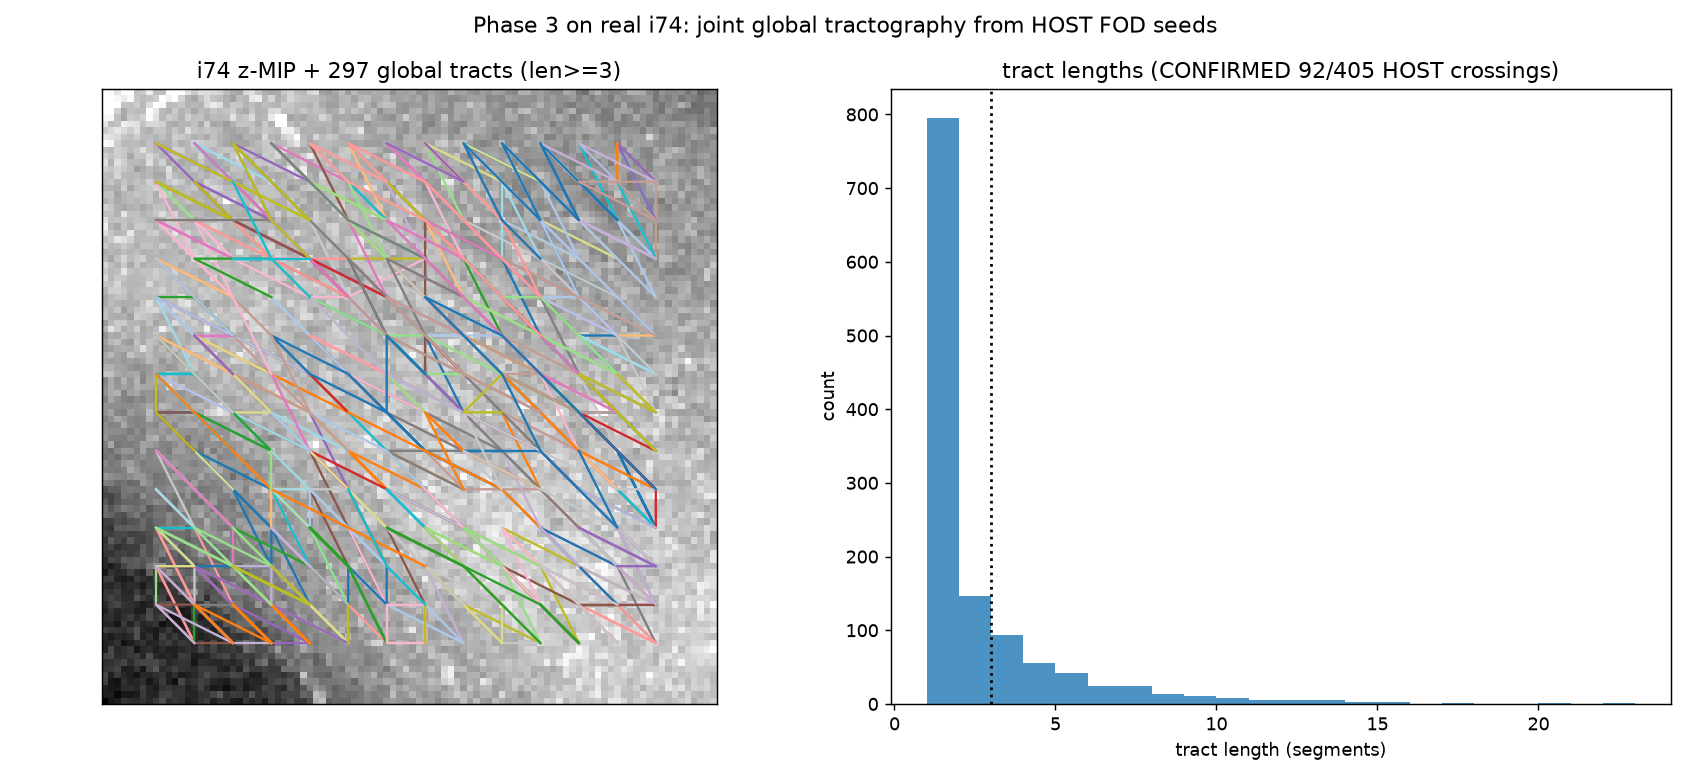

The script that saved this image:
"""
phase3_i74.py -- scale the Phase-2.5 joint global model from 2D phantoms to REAL 3D
i74 tissue.

The 2D model (phase3_global.py) is dimension-agnostic in its two workhorses --
candidate_links (vector dots) and greedy_forest (a graph) -- so this file only adds
(i) a 3D MULTI-ORIENTATION seeder that reuses HOST FODs (one segment per HOST peak,
the design-doc's L1 observation) and (ii) an i74-appropriate readout.

The honest i74 question (no ground truth here, per the host-gate work): at each voxel
the PER-VOXEL HOST pipeline calls a 2-way CROSSING, does the GLOBAL model link BOTH
peaks into extended tracts (-> a real crossing, both fibres continue) or leave one
peak unlinked/short (-> DEMOTED: a spurious lobe with no collinear continuation)?
This is the Phase-2 question, now answered by the joint model that PASSED phantom
validation (kissing=0 at every angle) -- not the local certifier that failed it.

Caveat carried forward: dense tissue is where Phase-2's reach saturated. The global
model is stricter (it needs a DIRECTION-COLLINEAR continuation, not just any in-cone
fibre), so it should over-connect less -- but with no i74 ground truth we report what
it does, we do not claim an accuracy.

Run:  .venv/Scripts/python -u phase3_i74.py [--crop N] [--stride S]
"""

import argparse
import numpy as np
import matplotlib
matplotlib.use("Agg")
import matplotlib.pyplot as plt

from reconstruction import load_volume, VOXEL_SIZE_UM
from host_fod import analyse, classify
import phase3_global as P                # reuse candidate_links, greedy_forest, tracts_from

HALF = 8                 # HOST patch half-width (17^3), matches phase 1/2
ANISO_MIN = 0.9          # skip near-isotropic/noise patches (host_fod 'aniso')
FG_FRAC = 0.25           # skip air/background (patch-mean below this * global max)


def seed_segments(vol, stride, max_peaks=2):
    """3D multi-orientation seeding via HOST. At each strided, foreground, anisotropic
    voxel, place ONE segment per HOST peak (up to max_peaks). Returns pos [M,3] as
    (x,y,z)=(axis2,axis1,axis0) -- the same frame HOST dirs live in -- unit dirs
    [M,3], weights, and `is_cross` (did HOST classify that seed a 2-way crossing?)."""
    from reconstruction import iter_progress
    Z, Y, X = vol.shape
    thr = FG_FRAC * vol.max()
    pos, dirs, w, is_cross, seed_id = [], [], [], [], []
    seeds = [(z, y, x)
             for z in range(HALF, Z - HALF, stride)
             for y in range(HALF, Y - HALF, stride)
             for x in range(HALF, X - HALF, stride)]
    for sid, (z, y, x) in enumerate(iter_progress(seeds, desc="HOST seeding", enable=True)):
        patch = vol[z - HALF:z + HALF + 1, y - HALF:y + HALF + 1, x - HALF:x + HALF + 1]
        if patch.mean() < thr:
            continue
        m = analyse(patch)
        if m is None or m["aniso"] < ANISO_MIN or m["dirs"] is None:
            continue
        cross = (classify(m) == "crossing")
        for d in m["dirs"][:max_peaks]:
            pos.append([float(x), float(y), float(z)])     # (x,y,z) = (axis2,axis1,axis0)
            dirs.append(np.asarray(d, float))
            w.append(float(m["aniso"])); is_cross.append(cross); seed_id.append(sid)
    return (np.array(pos), np.array(dirs), np.array(w),
            np.array(is_cross, bool), np.array(seed_id, int))


def crossing_verdicts(seed_id, is_cross, tract_of, tract_len, min_len=3):
    """For each HOST 'crossing' seed, is EACH of its (<=2) peaks in an extended tract
    (len>=min_len)? Both -> CONFIRMED; at least one short/unlinked -> DEMOTED."""
    from collections import defaultdict
    peaks = defaultdict(list)
    for k, sid in enumerate(seed_id):
        peaks[sid].append(k)
    conf = dem = 0
    for sid, ks in peaks.items():
        if not is_cross[ks[0]] or len(ks) < 2:
            continue
        both = all(tract_len[tract_of[k]] >= min_len for k in ks)
        conf += both; dem += (not both)
    return conf, dem


def run(crop=96, stride=5, save="phase3_i74.png"):
    print("=" * 74)
    print(f"PHASE 3 on real i74 -- joint global model, crop={crop}^3, stride={stride}")
    c0 = (768 - crop) // 2
    vol = load_volume(crop=(c0, c0 + crop)).astype(np.float64)
    print(f"  volume {vol.shape}, mean={vol.mean():.1f}, {(vol == 0).mean():.0%} clipped air")

    pos, dirs, w, is_cross, seed_id = seed_segments(vol, stride)
    n_cross_seeds = len(set(seed_id[is_cross]))
    print(f"  seeded {len(pos)} segments from {len(set(seed_id))} voxels "
          f"({n_cross_seeds} HOST-'crossing')")
    if len(pos) < 10:
        print("  too few segments; raise crop or lower gates."); return

    r_max = 2.6 * stride
    cand = P.candidate_links(pos, dirs, r_max=r_max)
    active, adj = P.greedy_forest(cand, len(pos))
    tracts = P.tracts_from(adj, len(pos))
    print(f"  {len(cand)} candidate links (r_max={r_max:.0f}) -> {len(active)} linked")

    # tract bookkeeping
    tract_of = np.full(len(pos), -1, int)
    tract_len = np.zeros(len(tracts), int)
    for ti, c in enumerate(tracts):
        tract_len[ti] = len(c)
        for k in c:
            tract_of[k] = ti
    big = tract_len[tract_len >= 3]
    print(f"  {len(tracts)} tracts; {len(big)} with len>=3, "
          f"longest={tract_len.max()} segs (~{tract_len.max()*stride*VOXEL_SIZE_UM:.0f} um)")

    conf, dem = crossing_verdicts(seed_id, is_cross, tract_of, tract_len)
    tot = conf + dem
    print("-" * 74)
    if tot:
        print(f"  GLOBAL verdict on HOST crossings: CONFIRMED {conf}/{tot} = {conf/tot:.0%} "
              f"(both peaks continue), DEMOTED {dem}/{tot} = {dem/tot:.0%} (a peak has no "
              f"collinear continuation).")
    else:
        print("  no HOST-crossing seeds with 2 peaks in this crop.")
    print(f"  (Descriptive: no i74 ground truth. The model that produced this passed the "
          f"phantom test kissing=0; dense-tissue over-connection remains a caveat.)")
    print("=" * 74)

    # figure: z-MIP with tracts projected to (x,y)
    fig, ax = plt.subplots(1, 2, figsize=(13, 6))
    ax[0].imshow(vol.max(0), cmap="gray", origin="upper")   # MIP along axis0(z): [y,x]
    rng = np.random.default_rng(0)
    for c in tracts:
        if len(c) < 3:
            continue
        Pp = pos[P._order_chain(adj, c)]
        ax[0].plot(Pp[:, 0], Pp[:, 1], "-", lw=1.3, color=plt.cm.tab20(rng.integers(20)))
    ax[0].set_title(f"i74 z-MIP + {len(big)} global tracts (len>=3)")
    ax[0].set_xticks([]); ax[0].set_yticks([])
    ax[1].hist(tract_len[tract_len >= 1], bins=range(1, tract_len.max() + 2),
               color="tab:blue", alpha=0.8)
    ax[1].axvline(3, color="k", ls=":")
    ax[1].set_xlabel("tract length (segments)"); ax[1].set_ylabel("count")
    ax[1].set_title(f"tract lengths (CONFIRMED {conf}/{tot} HOST crossings)" if tot
                    else "tract lengths")
    fig.suptitle("Phase 3 on real i74: joint global tractography from HOST FOD seeds", fontsize=12)
    fig.tight_layout(); fig.savefig(save, dpi=130); plt.close(fig)
    print(f"Saved {save}")


if __name__ == "__main__":
    ap = argparse.ArgumentParser()
    ap.add_argument("--crop", type=int, default=96)
    ap.add_argument("--stride", type=int, default=5)
    args = ap.parse_args()
    run(crop=args.crop, stride=args.stride)
